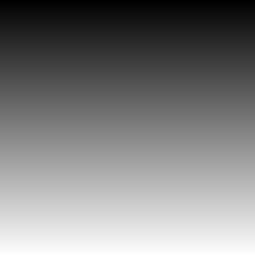
#> input picture images/gradient.jpeg, 255 x 255 px, found by its file name
$ jupyter execute threshold.ipynb
#> lines starting #> are read from the running program, lines starting #| are printed output that depends on the picture; after the words box and inside, x2 and y2 are one past the last pixel; in counts of white or black regions, pixels touching at a corner belong together
[cell 1]
import cv2 as cv
import numpy as np
from matplotlib import pyplot as plt

[cell 2]
img = cv.imread('images/gradient.jpeg',0)
#> img is the input picture: shape (255, 255); min 0, max 254, mean 127
ret,thresh1 = cv.threshold(img,127,255,cv.THRESH_BINARY)
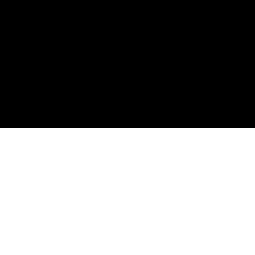
#> thresh1: shape (255, 255); 49.8% white; 1 white region, box (x1, y1, x2, y2) and area: (0, 128, 255, 255) 32385
ret,thresh2 = cv.threshold(img,127,255,cv.THRESH_BINARY_INV)
ret,thresh3 = cv.threshold(img,127,255,cv.THRESH_TRUNC)
ret,thresh4 = cv.threshold(img,127,255,cv.THRESH_TOZERO)
ret,thresh5 = cv.threshold(img,127,255,cv.THRESH_TOZERO_INV)
titles = ['Original Image','BINARY','BINARY_INV','TRUNC','TOZERO','TOZERO_INV']
images = [img, thresh1, thresh2, thresh3, thresh4, thresh5]

[cell 3]
for i in range(6):
    plt.subplot(2,3,i+1),plt.imshow(images[i],'gray',vmin=0,vmax=255)
    plt.title(titles[i])
    plt.xticks([]),plt.yticks([])
plt.show()

[cell 4]
img = cv.imread('sIMG_2168.jpg',0)
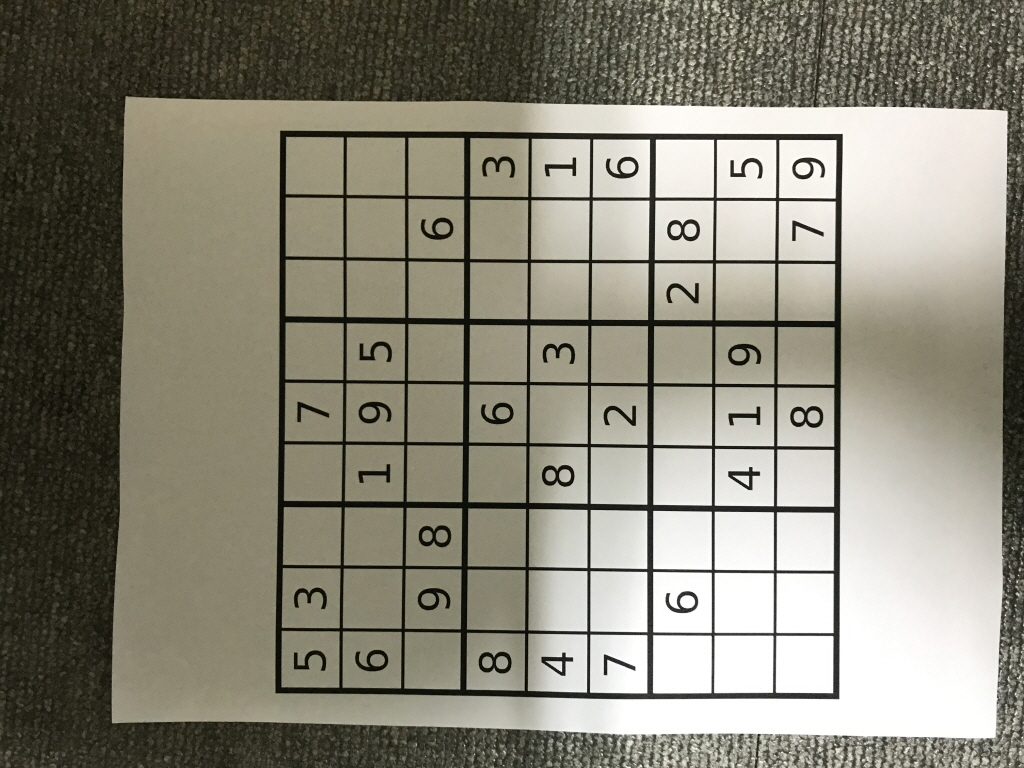
#> input picture Digital-Image-Processing-main/Practices/sIMG_2168.jpg, 1024 x 768 px
#> img: shape (768, 1024); min 2, max 255, mean 133.4
ret,thresh1 = cv.threshold(img,127,255,cv.THRESH_BINARY)
#> thresh1: shape (768, 1024); 64.3% white; 1651 black regions (1570 under 20 px), largest, box (x1, y1, x2, y2) and area: (0, 0, 1024, 768) 212105, (274, 130, 843, 699) 51327, (831, 735, 897, 768) 840
ret,thresh2 = cv.threshold(img,127,255,cv.THRESH_BINARY_INV)
ret,thresh3 = cv.threshold(img,127,255,cv.THRESH_TRUNC)
#> thresh3: shape (768, 1024)
ret,thresh4 = cv.threshold(img,127,255,cv.THRESH_TOZERO)
#> thresh4: shape (768, 1024)
ret,thresh5 = cv.threshold(img,127,255,cv.THRESH_TOZERO_INV)
#> thresh5: shape (768, 1024)
titles = ['Original Image','BINARY','BINARY_INV','TRUNC','TOZERO','TOZERO_INV']
images = [img, thresh1, thresh2, thresh3, thresh4, thresh5]

[cell 5]
plt.figure(figsize=(32,24))
for i in range(6):
    plt.subplot(2,3,i+1),plt.imshow(images[i],'gray',vmin=0,vmax=255)
    plt.title(titles[i])
    plt.xticks([]),plt.yticks([])
plt.show()

[cell 6]
img = cv.imread('sIMG_2180.jpg',0)
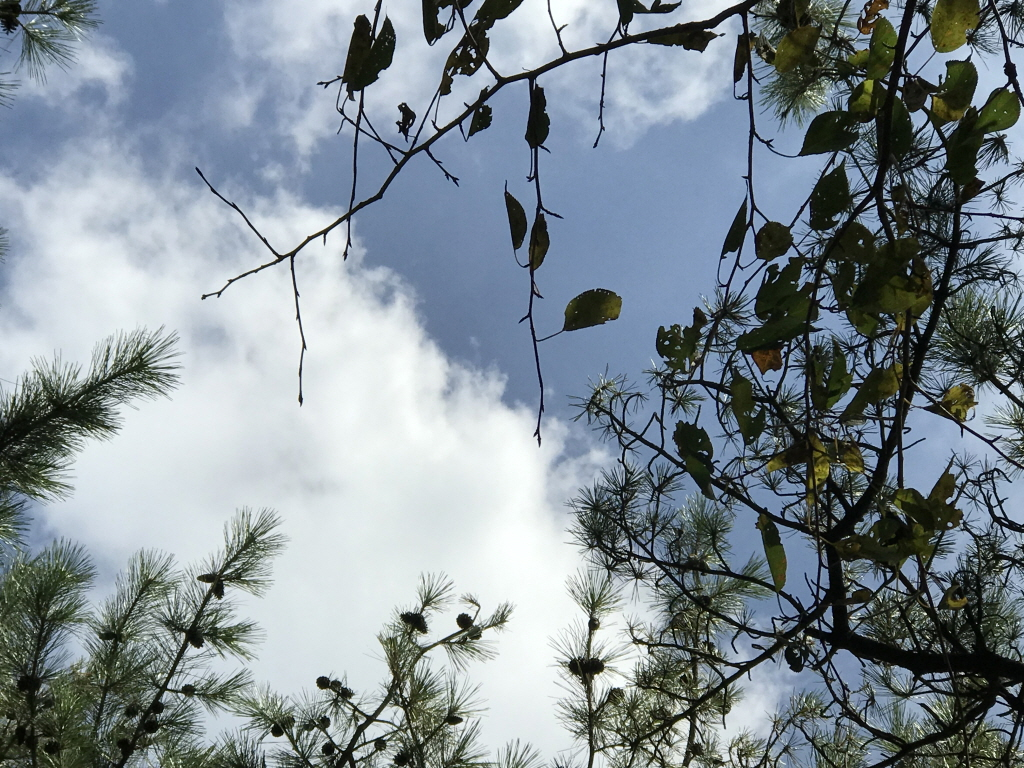
#> input picture Digital-Image-Processing-main/Practices/sIMG_2180.jpg, 1024 x 768 px
#> img: shape (768, 1024); min 0, max 255, mean 138.6
ret,thresh1 = cv.threshold(img,127,255,cv.THRESH_BINARY)
#> thresh1: shape (768, 1024); 63.2% white; 1139 black regions (1116 under 20 px), largest, box (x1, y1, x2, y2) and area: (195, 0, 1024, 768) 220093, (0, 338, 508, 768) 56415, (0, 0, 196, 126) 8734
ret,thresh2 = cv.threshold(img,127,255,cv.THRESH_BINARY_INV)
ret,thresh3 = cv.threshold(img,127,255,cv.THRESH_TRUNC)
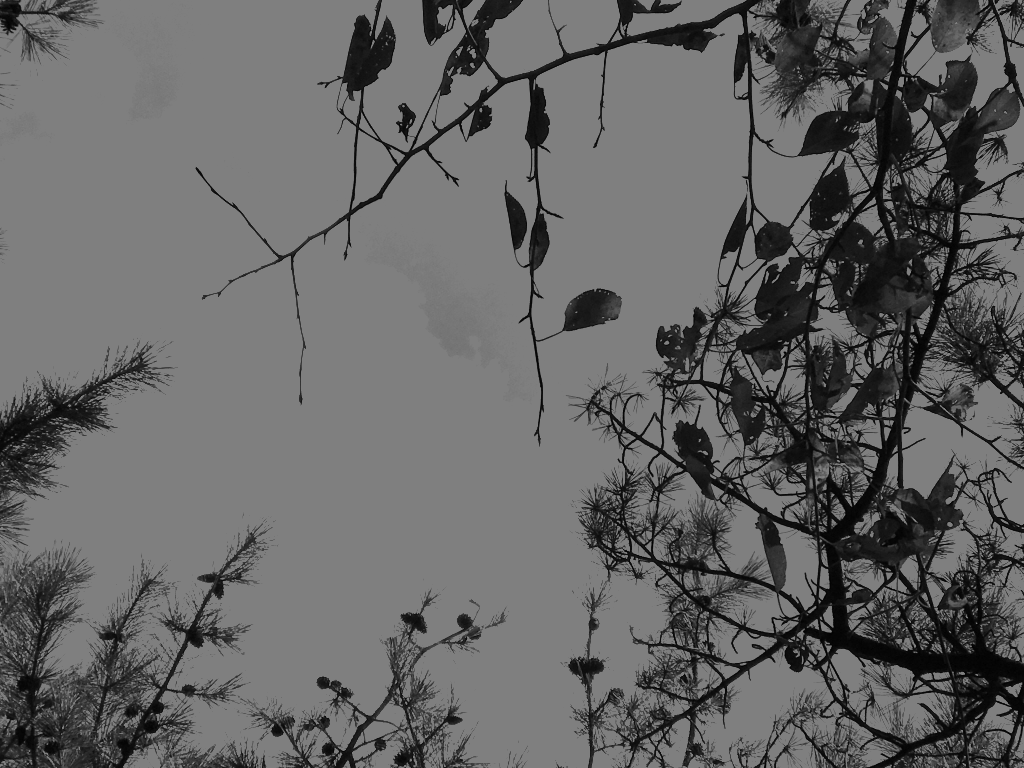
#> thresh3: shape (768, 1024); min 0, max 127, mean 100.8
ret,thresh4 = cv.threshold(img,127,255,cv.THRESH_TOZERO)
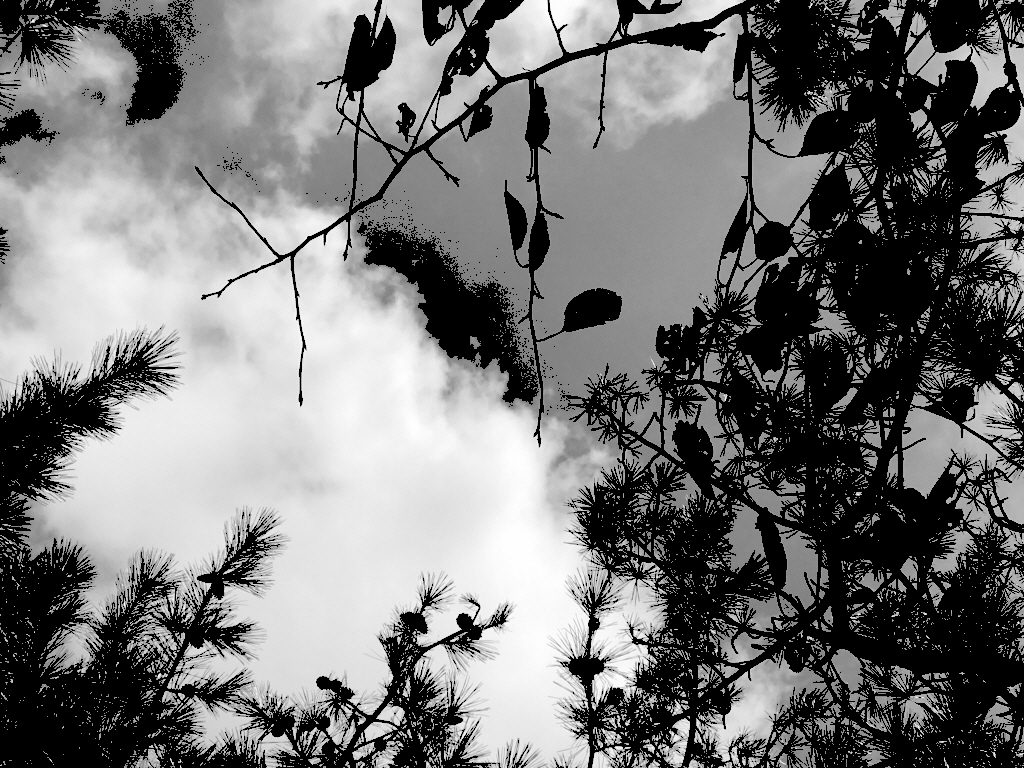
#> thresh4: shape (768, 1024); min 0, max 255, mean 118
ret,thresh5 = cv.threshold(img,127,255,cv.THRESH_TOZERO_INV)
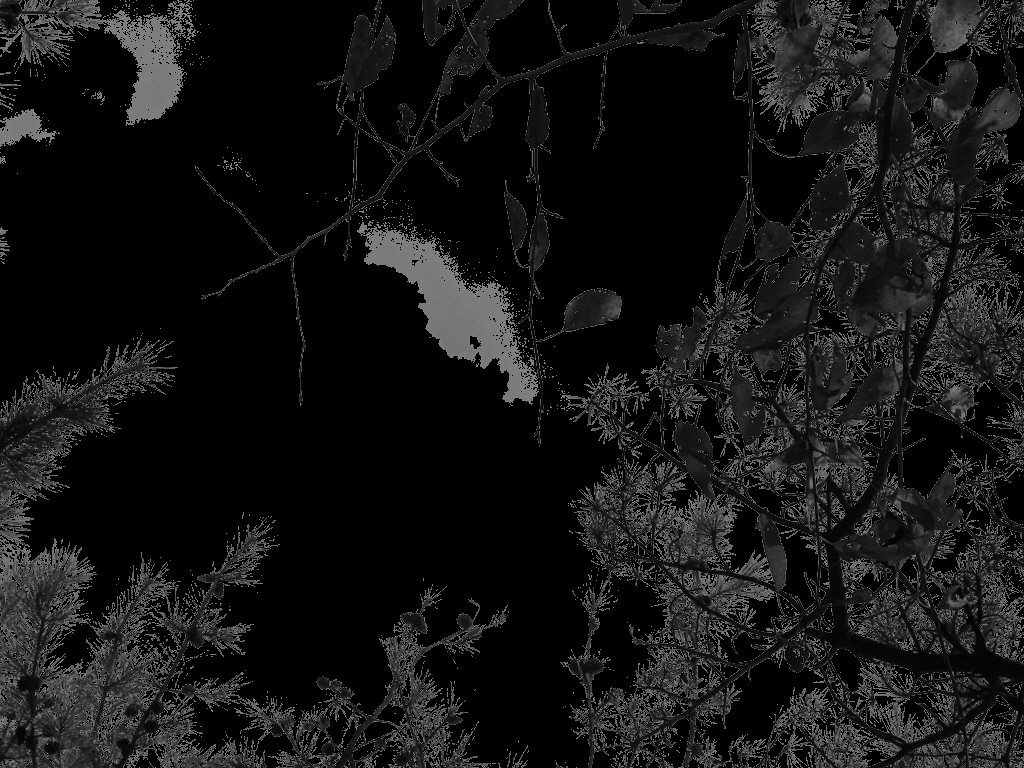
#> thresh5: shape (768, 1024); min 0, max 127, mean 20.6
titles = ['Original Image','BINARY','BINARY_INV','TRUNC','TOZERO','TOZERO_INV']
images = [img, thresh1, thresh2, thresh3, thresh4, thresh5]

[cell 7]
for i in range(6):
    plt.subplot(2,3,i+1),plt.imshow(images[i],'gray',vmin=0,vmax=255)
    plt.title(titles[i])
    plt.xticks([]),plt.yticks([])
plt.show()

[cell 8]
img = cv.imread('sIMG_2168.jpg',0)
img = cv.medianBlur(img,5)
ret,th1 = cv.threshold(img,127,255,cv.THRESH_BINARY)
#> th1: shape (768, 1024); 64% white; 152 black regions (71 under 20 px), largest, box (x1, y1, x2, y2) and area: (0, 0, 1024, 768) 217949, (275, 130, 843, 699) 51300, (418, 525, 452, 548) 458
th2 = cv.adaptiveThreshold(img,255,cv.ADAPTIVE_THRESH_MEAN_C,\
            cv.THRESH_BINARY,11,2)
#> th2: shape (768, 1024); 77.9% white; 1908 black regions (1496 under 20 px), largest, box (x1, y1, x2, y2) and area: (90, 0, 1024, 768) 53601, (275, 131, 843, 699) 49735, (715, 733, 975, 768) 3942
th3 = cv.adaptiveThreshold(img,255,cv.ADAPTIVE_THRESH_GAUSSIAN_C,\
            cv.THRESH_BINARY,11,2)
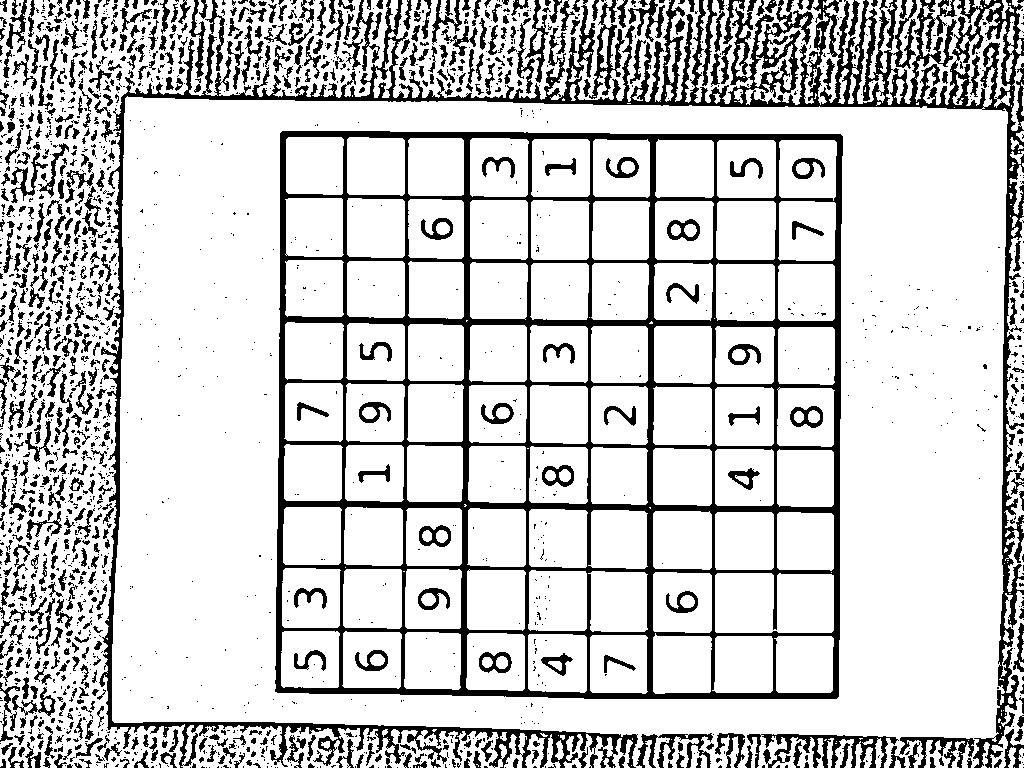
#> th3: shape (768, 1024); 80.8% white; 1998 black regions (1327 under 20 px), largest, box (x1, y1, x2, y2) and area: (275, 131, 843, 699) 48667, (99, 0, 1024, 768) 40749, (747, 734, 899, 768) 1958
titles = ['Original Image', 'Global Thresholding (v = 127)',
            'Adaptive Mean Thresholding', 'Adaptive Gaussian Thresholding']
images = [img, th1, th2, th3]
plt.figure(figsize=(32,24))
for i in range(4):
    plt.subplot(2,2,i+1),plt.imshow(images[i],'gray')
    plt.title(titles[i], fontsize=32)
    plt.xticks([]),plt.yticks([])
plt.show()
